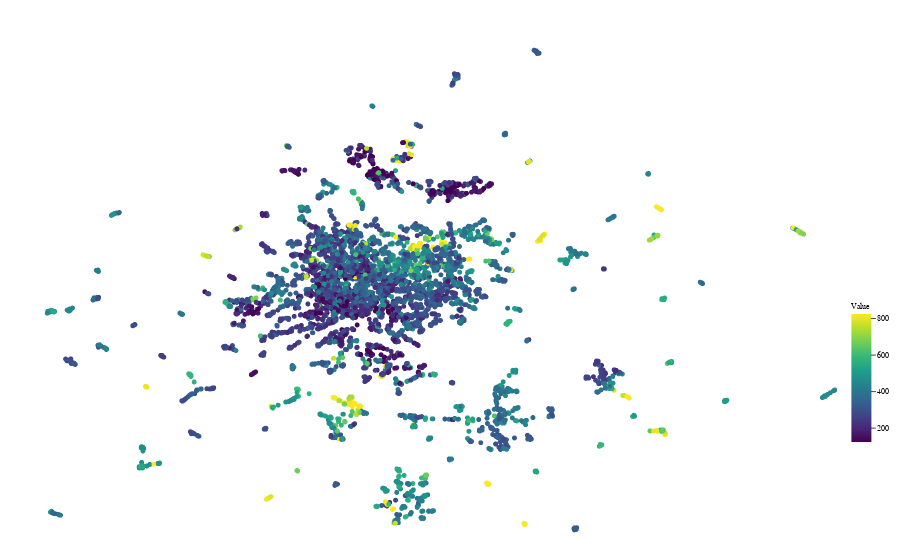

This figure's notebook cell:
### Markdown cell above
To demonstrate what this does, here is how to export an interactive HTML scatterplot of a column (the molecular weight `MolWt`) from the dataframe.

### Code cell
import plotly.graph_objects as go
import scanpy as sc, anndata
import time

anndata_all = sc.read('approved_drugs.h5')
data_df = anndata_all.obs

# Export scatterplot as HTML, and see how long it takes.
itime = time.time()
fig_data = run_update_scatterplot(data_df, 'MolWt')
print("Scatter plot generated. Time: {}".format(time.time() - itime))
fig = go.Figure(**fig_data)

fig.update_layout(showlegend=False)

### Figure 1 — Plotly figure (JSON) as saved in the notebook; plotly's stock layout.template omitted (floating-point values rounded to 4 significant figures; data arrays with more than 128 entries replaced by an {"elided": "..."} marker saying what was removed)
{"data": [{"hoverinfo": "text", "hovertext": {"elided": "5903 str values"}, "marker": {"cmax": 824.9, "cmin": 124.1, "color": {"elided": "5903 float values"}, "colorbar": {"len": 0.3, "thickness": 20, "tickfont": {"color": "black", "family": "sans-serif", "size": 8}, "ticks": "outside", "title": {"font": {"color": "black", "family": "sans-serif", "size": 8}, "side": "top", "text": "Value"}, "xanchor": "right", "yanchor": "top"}, "colorscale": [[0, "#440154"], [0.1111, "#482878"], [0.2222, "#3e4989"], [0.3333, "#31688e"], [0.4444, "#26828e"], [0.5556, "#1f9e89"], [0.6667, "#35b779"], [0.7778, "#6ece58"], [0.8889, "#b5de2b"], [1, "#fde725"]], "opacity": 1, "showscale": true, "size": 5, "symbol": "circle"}, "mode": "markers", "name": "Data", "selected": {"marker": {"color": "#ff4f00", "opacity": 1, "size": 10}}, "selectedpoints": [], "text": {"elided": "5903 str values"}, "type": "scattergl", "x": {"elided": "5903 float values"}, "y": {"elided": "5903 float values"}}], "layout": {"autosize": true, "clickmode": "event", "dragmode": "select", "hovermode": "closest", "legend": {"borderwidth": 0, "font": {"color": "black", "family": "sans-serif", "size": 16}, "itemsizing": "constant", "orientation": "h", "traceorder": "normal"}, "margin": {"b": 0, "l": 0, "r": 0, "t": 20}, "paper_bgcolor": "white", "plot_bgcolor": "white", "showlegend": false, "uirevision": "Default dataset", "xaxis": {"automargin": true, "autorange": true, "range": [-22.56, 28.8], "showgrid": false, "showline": false, "showticklabels": false, "type": "linear", "visible": false, "zeroline": false}, "yaxis": {"automargin": true, "autorange": true, "range": [-16.23, 36.99], "showgrid": false, "showline": false, "showticklabels": false, "type": "linear", "visible": false, "zeroline": false}}}
